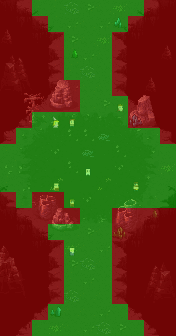

The image is a tile-based game level rendered from a .tmx file. Its description and complete source (layers, tilesets, objects, tile grids) follow:
An orthogonal 11x21 tile map with 16x16 px tiles, 7 tile layers (Tile Layer 4, Tile Layer 5, Tile Layer 7, Tile Layer 6, ...), 1 hidden layer not drawn.

<map version="1.5" tiledversion="2021.02.15" orientation="orthogonal" renderorder="left-down" width="11" height="21" tilewidth="16" tileheight="16" infinite="0" nextlayerid="15" nextobjectid="1">
 <tileset firstgid="1" source="../world_tiles/tileset.tsx" />
 <layer id="10" name="Tile Layer 4" width="11" height="21">
  <data encoding="csv">
3541,3542,3543,3544,3821,3821,3821,3522,3523,3524,3525,
3641,3642,3643,3644,3821,3821,3821,3622,3623,3624,3625,
3741,3742,3743,3744,3745,3821,3721,3722,3723,3724,3725,
3841,3842,3843,3844,3845,3821,3821,3822,3823,3824,3825,
3941,3942,3943,3944,3945,3821,3921,3922,3923,3924,3925,
4041,4042,4043,4044,4045,3821,4021,4022,4023,4024,4025,
4141,4142,4143,4144,3821,3821,3821,4122,4123,4124,4125,
4241,4242,4243,3821,3821,3821,3821,3821,4223,4224,4225,
4341,4342,3821,3821,3821,3821,3821,3821,3821,4324,4325,
4441,4442,3821,3821,3821,3821,3821,3821,3821,3821,4425,
3821,3821,3821,3821,3821,3821,3821,3821,3821,3821,3821,
3341,3821,3821,3821,3821,3821,3821,3821,3821,3821,3325,
3441,3442,3821,3821,3821,3821,3821,3821,3821,3424,3425,
3541,3542,3543,3544,3821,3821,3821,3522,3523,3524,3525,
3641,3642,3643,3644,3821,3821,3821,3622,3623,3624,3625,
3741,3742,3743,3744,3745,3821,3721,3722,3723,3724,3725,
3841,3842,3843,3844,3845,3821,3821,3822,3823,3824,3825,
3941,3942,3943,3944,3945,3821,3921,3922,3923,3924,3925,
4041,4042,4043,4044,4045,3821,4021,4022,4023,4024,4025,
4141,4142,4143,4144,3821,3821,3821,4122,4123,4124,4125,
4241,4242,4243,3821,3821,3821,3821,3821,4223,4224,4225
</data>
 </layer>
 <layer id="11" name="Tile Layer 5" width="11" height="21">
  <data encoding="csv">
0,0,0,0,4205,4304,0,4506,0,0,0,
2973,0,0,0,4102,0,4102,0,0,0,0,
3073,0,0,0,4304,0,4506,0,0,2972,2973,
2470,2471,0,0,0,4102,0,0,0,3072,3073,
2570,2571,0,0,0,4205,0,0,2972,2973,0,
2670,2671,0,0,4102,0,0,0,3072,3073,0,
0,0,0,0,0,0,4304,0,0,0,0,
0,1511,1512,1513,1514,1515,1516,1517,1518,1519,0,
0,1611,1612,1613,4810,4810,5118,1617,1618,1619,0,
0,1711,1712,4912,1714,5118,1716,4810,1718,1719,0,
4202,1811,1812,1813,4810,1815,1816,4912,1818,1819,4506,
0,1911,1912,5214,1914,1915,5214,1917,1918,1919,0,
0,2011,2012,2013,2014,4912,2016,2017,2018,2019,0,
0,2111,2112,2113,2114,2115,2116,2117,2118,2119,0,
0,0,0,0,0,4304,0,0,0,0,0,
2767,2768,0,0,4506,0,4102,0,0,0,0,
2867,2868,0,0,4304,4205,0,0,0,2870,2871,
2967,2968,0,0,0,4102,0,0,0,2970,2971,
3067,3068,0,0,4205,0,0,0,0,3070,3071,
0,0,0,0,0,0,4102,0,0,0,0,
0,0,0,4506,0,4102,4205,4304,0,0,0
</data>
 </layer>
 <layer id="13" name="Tile Layer 7" width="11" height="21">
  <data encoding="csv">
0,0,0,0,0,0,0,0,0,0,0,
0,0,0,0,0,0,0,0,0,0,0,
0,0,0,0,0,0,0,0,0,0,0,
0,0,0,0,0,0,0,0,0,0,0,
0,0,0,0,0,0,0,0,0,0,0,
0,12563,12564,12673,12674,0,0,0,0,0,0,
0,12663,12664,12773,12774,0,0,0,0,0,0,
0,12763,12764,0,0,0,0,0,0,0,0,
0,0,0,0,0,0,0,0,0,0,0,
0,0,0,0,0,0,0,0,0,0,0,
0,0,0,0,0,0,0,0,0,0,0,
0,0,0,0,0,0,0,0,0,0,0,
0,0,12359,12360,0,0,0,0,0,0,0,
0,0,12459,12460,0,0,0,0,0,0,0,
0,0,0,0,0,0,0,0,0,0,0,
0,0,0,0,0,0,0,0,0,0,0,
0,0,0,0,0,0,0,0,0,0,0,
0,0,0,0,0,0,0,0,0,0,0,
0,0,0,0,0,0,0,0,0,0,0,
0,0,0,0,0,0,0,0,0,0,0,
0,0,0,0,0,0,0,0,0,0,0
</data>
 </layer>
 <layer id="12" name="Tile Layer 6" width="11" height="21">
  <data encoding="csv">
0,0,0,0,0,0,0,0,0,0,0,
0,0,0,0,0,0,0,0,0,0,0,
0,0,0,0,0,0,0,0,0,0,0,
0,0,0,0,0,0,0,0,0,0,0,
0,0,0,0,0,0,0,0,0,0,0,
0,0,0,0,0,0,0,0,12370,12371,0,
0,0,0,0,0,0,0,0,12470,12471,0,
0,0,0,0,0,0,0,0,12570,12571,0,
0,0,0,0,0,0,0,0,0,0,0,
0,0,0,0,0,0,0,0,0,0,0,
0,0,0,0,0,0,0,0,0,0,0,
0,0,0,0,0,0,0,0,0,0,0,
0,0,0,0,0,0,0,12168,12169,0,0,
0,0,0,12364,12365,0,0,12268,12269,0,0,
0,0,0,12464,12465,0,0,12368,12369,0,0,
0,0,0,0,0,0,0,0,0,0,0,
0,0,0,0,0,0,0,0,0,0,0,
0,0,0,0,0,0,0,0,0,0,0,
0,0,0,0,0,0,0,0,0,0,0,
0,0,0,0,0,0,0,0,0,0,0,
0,0,0,0,0,0,0,0,0,0,0
</data>
 </layer>
 <layer id="14" name="Tile Layer 8" width="11" height="21">
  <data encoding="csv">
0,0,0,0,0,0,0,0,0,0,0,
0,0,0,0,0,0,0,3668,0,0,0,
0,0,0,0,0,0,0,0,0,0,0,
0,0,0,0,3572,0,0,0,0,0,0,
0,0,0,0,0,0,0,0,0,0,0,
0,0,0,0,0,0,0,0,0,0,0,
0,0,0,0,0,0,0,0,0,0,0,
0,0,0,0,0,0,0,0,3667,0,0,
0,0,0,0,0,0,0,0,0,0,0,
0,0,0,0,0,0,0,0,0,0,0,
0,0,0,0,0,0,0,0,0,0,0,
0,0,0,0,0,0,0,0,0,0,0,
0,0,0,0,0,0,0,0,0,0,0,
0,0,0,0,0,0,0,0,0,3572,0,
0,0,0,0,0,0,0,3673,0,0,0,
0,0,0,0,0,0,0,0,0,0,0,
0,0,0,0,0,0,0,0,0,0,0,
0,0,0,0,0,0,0,0,0,0,0,
0,0,0,0,0,0,0,0,0,0,0,
0,0,0,3368,0,0,0,0,0,0,0,
0,0,0,0,0,0,0,0,0,0,0
</data>
 </layer>
 <layer id="7" name="anim" width="11" height="21" visible="0">
  <data encoding="csv">
0,0,0,0,0,0,0,0,0,0,0,
0,0,0,0,0,0,0,0,0,0,0,
0,0,0,0,0,0,0,0,0,0,0,
0,0,0,0,0,0,0,0,0,0,0,
0,0,0,0,0,0,0,0,0,0,0,
0,0,0,0,0,0,0,0,0,0,0,
0,0,0,0,0,0,0,15727,0,0,0,
0,0,0,0,0,0,0,0,0,0,0,
0,0,0,0,0,0,0,0,0,0,0,
0,0,0,0,0,0,0,15439,0,0,0,
0,0,0,0,0,0,0,0,0,0,0,
0,0,0,0,0,0,0,0,15527,0,0,
0,0,0,0,0,0,0,0,0,0,0,
0,0,0,0,0,0,0,0,0,0,0,
0,0,0,0,0,0,0,0,0,0,0,
0,0,0,0,0,0,0,0,0,0,0,
0,0,0,0,0,0,0,0,0,0,0,
0,0,0,0,0,0,0,0,0,0,0,
0,0,0,0,0,0,0,0,0,0,0,
0,0,0,0,0,0,0,15427,0,0,0,
0,0,0,0,0,0,0,0,0,0,0
</data>
 </layer>
 <layer id="8" name="characters" width="11" height="21">
  <data encoding="csv">
0,0,0,0,0,0,0,0,0,0,0,
0,0,0,0,0,0,0,0,0,0,0,
0,0,0,0,0,0,0,0,0,0,0,
0,0,0,0,0,0,0,0,0,0,0,
0,0,0,0,0,0,0,0,0,0,0,
0,0,0,0,0,0,0,0,0,0,0,
0,0,0,0,0,0,0,15716,0,0,0,
0,0,0,15516,15415,0,0,0,0,0,0,
0,0,0,0,0,0,0,0,0,0,0,
0,0,0,0,0,0,0,0,0,0,0,
0,0,0,0,0,15416,0,0,0,0,0,
0,0,0,15715,0,0,0,0,15617,0,0,
0,0,0,0,15615,0,0,0,0,0,0,
0,0,0,0,0,0,0,0,0,0,0,
0,0,0,0,0,0,0,0,0,0,0,
0,0,0,0,15515,0,0,0,0,0,0,
0,0,0,0,0,0,0,0,0,0,0,
0,0,0,0,0,0,0,0,0,0,0,
0,0,0,0,0,0,0,0,0,0,0,
0,0,0,0,0,0,0,0,0,0,0,
0,0,0,0,0,0,0,0,0,0,0
</data>
 </layer>
 <layer id="9" name="walkable" width="11" height="21">
  <data encoding="csv">
15437,15437,15537,15537,15537,15537,15537,15537,15537,15437,15437,
15437,15437,15437,15537,15537,15537,15537,15537,15437,15437,15437,
15437,15437,15437,15437,15537,15537,15537,15437,15437,15437,15437,
15437,15437,15437,15437,15537,15537,15537,15437,15437,15437,15437,
15437,15437,15437,15437,15537,15537,15537,15437,15437,15437,15437,
15437,15437,15437,15437,15437,15537,15537,15437,15437,15437,15437,
15437,15437,15437,15437,15437,15537,15537,15537,15437,15437,15437,
15437,15437,15537,15537,15537,15537,15537,15537,15437,15437,15437,
15437,15537,15537,15537,15537,15537,15537,15537,15537,15537,15437,
15537,15537,15537,15537,15537,15537,15537,15537,15537,15537,15537,
15537,15537,15537,15537,15537,15537,15537,15537,15537,15537,15537,
15537,15537,15537,15537,15537,15537,15537,15537,15537,15537,15537,
15437,15537,15437,15437,15537,15537,15537,15537,15537,15537,15537,
15437,15437,15437,15437,15437,15537,15537,15437,15437,15437,15437,
15437,15437,15437,15537,15537,15537,15537,15437,15437,15437,15437,
15437,15437,15437,15437,15537,15537,15537,15437,15437,15437,15437,
15437,15437,15437,15437,15537,15537,15537,15437,15437,15437,15437,
15437,15437,15437,15437,15537,15537,15537,15437,15437,15437,15437,
15437,15437,15437,15437,15537,15537,15537,15437,15437,15437,15437,
15437,15437,15437,15537,15537,15537,15537,15537,15437,15437,15437,
15437,15437,15537,15537,15537,15537,15537,15537,15537,15437,15437
</data>
 </layer>
</map>
